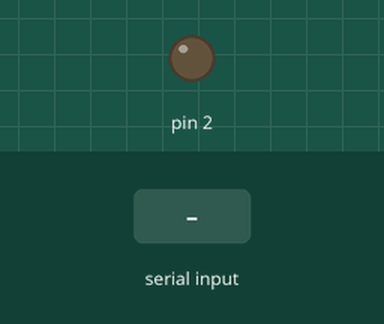
Recording of a sketch running on a simulated Arduino Uno, built with avr-gcc and run on an emulated ATmega328P. Parts: output pins drawn as LEDs (lit = HIGH). The test bench sets the inputs (shaded band).

Above: at 1.2 s.
1.3 s: "a" received over the second serial link
At 3.5 s:
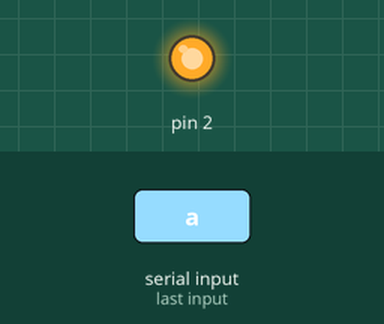
3.8 s: "e" received over the second serial link
At 5.4 s:
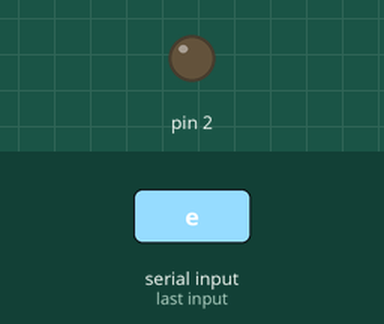
Timing chart, 0 to 6.9 s (numbered marks = the images above; inputs shaded):
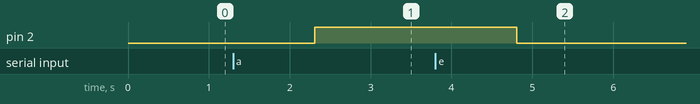

Measured:
- after the input at 1.3 s, pin 2: LOW → HIGH after 1.0 s
- after the input at 3.8 s, pin 2: HIGH → LOW after 1.0 s

The sketch:

Bluetooth_RetroGeek.ino
```cpp
#include <SoftwareSerial.h>

SoftwareSerial BTSerial (10,11);    // TX : 10    RX: 11

void setup() {

  Serial.begin (9600);
  BTSerial.begin (9600);
  pinMode(2,OUTPUT);

}

void loop() {

String message = BTSerial.readString();
//Serial.println (message) ;
delay(10);

if (message == "a"){
  digitalWrite(2,HIGH);}

if (message == "e"){
  digitalWrite(2,LOW);}
}
```
